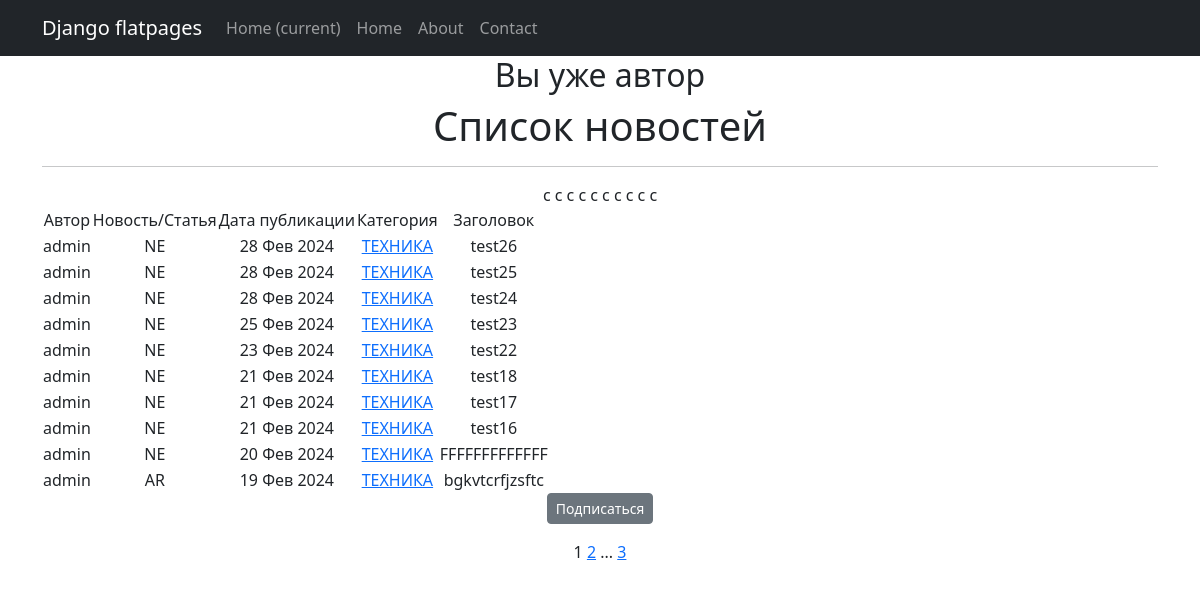
The app's page /categories/2 with its own data.
### news/models.py (models this page shows, shortened)
class Post(models.Model):
    post_author = models.ForeignKey('Author', on_delete=models.CASCADE)
    post_choice = models.CharField(max_length=2,
                                   choices=TYPE,
                                   default=news)
    post_date = models.DateTimeField(auto_now_add=True)
    post_category = models.ManyToManyField('Category', through='PostCategory')
    post_title = models.CharField(max_length=30)
    post_text = models.TextField()
    post_rating = models.IntegerField(default=0)

class Author(models.Model):
    user = models.OneToOneField(User, on_delete=models.CASCADE)
    author_rating = models.IntegerField(default=0)
    def __str__(self):
        return self.user.username

class Category(models.Model):
    category_name = models.CharField(max_length=255, unique=True)
    gossip = 'GS'
    policy = 'PO'
    technology = 'TH'
    bullet = 'BL'
    TEMATIC = [
        (gossip, 'СВЕТСКИЕ НОВОСТИ'),
        (policy, 'ПОЛИТИКА'),
        (technology, 'ТЕХНИКА'),
        (bullet, 'СРОЧНЫЕ НОВОСТИ')
    ]
    thematic = models.CharField(max_length=2, choices=TEMATIC, unique=True,)
    subscribers = models.ManyToManyField(User, blank=True, related_name='categories')
    def __str__(self):
        return self.get_thematic_display()

### news/views.py (the view)
# urls.py: path('categories/<int:pk>', CategoryListView.as_view(), name='category_list'),
class CategoryListView(PostList):
    model = Post
    template_name = 'category_list.html'
    context_object_name = 'category_news_list'
    def get_queryset(self):
        self.category = get_object_or_404(Category, id=self.kwargs['pk'])
        queryset = Post.objects.filter(post_category=self.category).order_by('-post_date')
        return queryset
    def get_context_data(self, **kwargs):
        context = super().get_context_data(**kwargs)
        context['is_not_subscriber'] = self.request.user not in self.category.subscribers.all()
        context['category'] = self.category
        return context

### news/templatetags/custom_filters.py (called while the page is built)
@register.filter()
def cenzor(value):
    badwords = ["искусственный"]
    splitwords = value.split()
    for i in range(len(splitwords)):
        if splitwords[i] in badwords:
            firstletter = splitwords[i][0]
            newvalue=firstletter +"*"*(len(splitwords[i])-1)
            splitwords[i] = newvalue
    result = " ".join(splitwords)
    return f'{result}'

### news/templatetags/custom_tags.py (called while the page is built)
@register.simple_tag(takes_context=True)
def url_replace(context, **kwargs):
   d = context['request'].GET.copy()
   for k, v in kwargs.items():
       d[k] = v
   return d.urlencode()

### news/views.py (called while the page is built)
    def get_context_data(self, **kwargs):  # забираем отфильтрованные объекты переопределяя метод get_context_data у наследуемого класса
        context = super().get_context_data(**kwargs)
        context['filterset'] = PostFilter(self.request.GET, queryset=self.get_queryset())  # вписываем фильтр в контекст
        context['categories'] = PostCategory.objects.all()
        context['form'] = PostForm()
        return context

### templates/category_list.html (shortened to what this page needs)
{% extends 'flatpages/default.html' %}
{% load custom_filters %}!
{% load custom_tags %}
{% block content %}
    {% if is_not_author %}
        <button> <a href="{% url 'upgrade' %}"> Стать автором!</a> </button>
    {% else %}
        <h2>Вы уже автор</h2>
    {% endif %}
    <h1>Список новостей</h1>
    <hr>
    {% if category_news_list %}
        <table>
            <tr>
                <td>Автор</td>
                <td>Новость/Статья</td>
                <td>Дата публикации</td>
                <td>Категория</td>
                <td>Заголовок</td>
            </tr>
            {% for post_detail in category_news_list %}
            <tr>
                <td>{{ post_detail.post_author }}</td>
                <td>{{ post_detail.post_choice|truncatewords:2 }}</td>
                <td>{{ post_detail.post_date|date:'d M Y' }}</td>
                <td>
                    {% for category in post_detail.post_category.all %}
                        <a href="{% url 'category_list' category.id %}">{{ category }}</a>
                    {% endfor %}
                </td>
                <td>{{ post_detail.post_title|cenzor}}</td>с
                <td>
                </td>
            </tr>
            {% endfor %}
        </table>
    {% else %}
        <h2>Новостей нет!</h2>
    {% endif %}
    {% if is_not_subscriber %}
        <p class="text-center"><a href="{% url 'subscribe' category.id %}" class="btn btn-secondary btn-sm">Подписаться</a></p>
    {% else %}
        <p class="text-center"><a href="{% url 'unsubscribe' category.id %}" class="btn btn-secondary btn-sm">Отписаться</a></p>
    {% endif %}
    {{ page_obj.number }}
    {% if page_obj.has_next %}
       <a href="?{% url_replace page=page_obj.next_page_number %}">{{ page_obj.next_page_number }}</a>
       {% if paginator.num_pages != page_obj.next_page_number %}
           ...
           <a href="?{% url_replace page=page_obj.paginator.num_pages %}">{{ page_obj.paginator.num_pages }}</a>
       {% endif %}
    {% endif %}
{% endblock content %}

### records on screen
Post: post_author "admin", post_choice "NE", post_date "28 Фев 2024", post_title|cenzor "test26"
Category: thematic "ТЕХНИКА"
Post: post_author "admin", post_choice "NE", post_date "28 Фев 2024", post_title|cenzor "test25"
Post: post_author "admin", post_choice "NE", post_date "28 Фев 2024", post_title|cenzor "test24"
Post: post_author "admin", post_choice "NE", post_date "25 Фев 2024", post_title|cenzor "test23"
Post: post_author "admin", post_choice "NE", post_date "23 Фев 2024", post_title|cenzor "test22"
Post: post_author "admin", post_choice "NE", post_date "21 Фев 2024", post_title|cenzor "test18"
Post: post_author "admin", post_choice "NE", post_date "21 Фев 2024", post_title|cenzor "test17"
Post: post_author "admin", post_choice "NE", post_date "21 Фев 2024", post_title|cenzor "test16"
Post: post_author "admin", post_choice "NE", post_date "20 Фев 2024", post_title|cenzor "FFFFFFFFFFFFF"
Post: post_author "admin", post_choice "AR", post_date "19 Фев 2024", post_title|cenzor "bgkvtcrfjzsftc"

### other values on screen
{{ page_obj.number }} "1"
{{ page_obj.next_page_number }} "2"
{{ page_obj.paginator.num_pages }} "3"
